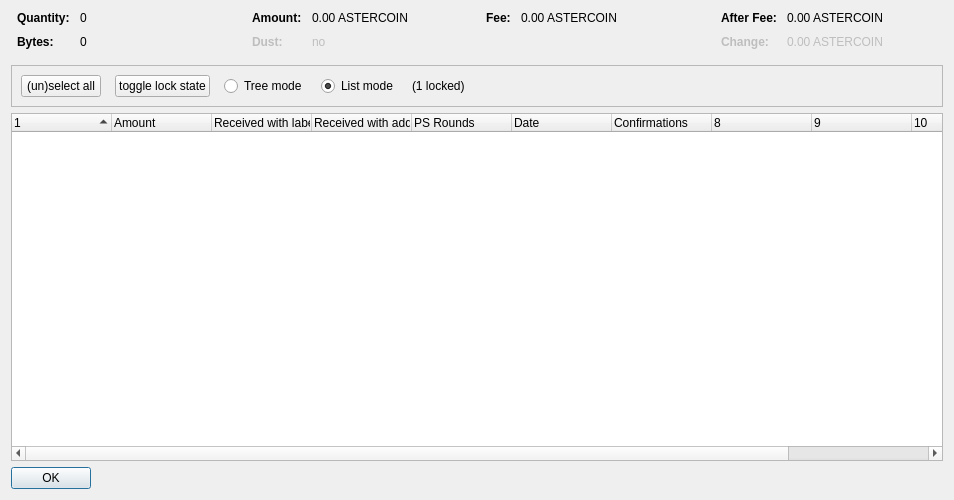
<?xml version="1.0" encoding="UTF-8"?>
<ui version="4.0">
 <class>CoinControlDialog</class>
 <widget class="QDialog" name="CoinControlDialog">
  <property name="geometry">
   <rect>
    <x>0</x>
    <y>0</y>
    <width>954</width>
    <height>500</height>
   </rect>
  </property>
  <property name="windowTitle">
   <string>Coin Selection</string>
  </property>
  <layout class="QVBoxLayout" name="verticalLayout">
   <item>
    <layout class="QHBoxLayout" name="horizontalLayoutTop" stretch="0,0,0,0">
     <property name="topMargin">
      <number>0</number>
     </property>
     <property name="bottomMargin">
      <number>10</number>
     </property>
     <item>
      <layout class="QFormLayout" name="formLayoutCoinControl1">
       <property name="horizontalSpacing">
        <number>10</number>
       </property>
       <property name="verticalSpacing">
        <number>10</number>
       </property>
       <property name="leftMargin">
        <number>6</number>
       </property>
       <property name="rightMargin">
        <number>6</number>
       </property>
       <item row="0" column="0">
        <widget class="QLabel" name="labelCoinControlQuantityText">
         <property name="font">
          <font>
           <weight>75</weight>
           <bold>true</bold>
          </font>
         </property>
         <property name="text">
          <string>Quantity:</string>
         </property>
        </widget>
       </item>
       <item row="0" column="1">
        <widget class="QLabel" name="labelCoinControlQuantity">
         <property name="cursor">
          <cursorShape>IBeamCursor</cursorShape>
         </property>
         <property name="contextMenuPolicy">
          <enum>Qt::ActionsContextMenu</enum>
         </property>
         <property name="text">
          <string notr="true">0</string>
         </property>
         <property name="textInteractionFlags">
          <set>Qt::LinksAccessibleByMouse|Qt::TextSelectableByKeyboard|Qt::TextSelectableByMouse</set>
         </property>
        </widget>
       </item>
       <item row="1" column="0">
        <widget class="QLabel" name="labelCoinControlBytesText">
         <property name="font">
          <font>
           <weight>75</weight>
           <bold>true</bold>
          </font>
         </property>
         <property name="text">
          <string>Bytes:</string>
         </property>
        </widget>
       </item>
       <item row="1" column="1">
        <widget class="QLabel" name="labelCoinControlBytes">
         <property name="cursor">
          <cursorShape>IBeamCursor</cursorShape>
         </property>
         <property name="contextMenuPolicy">
          <enum>Qt::ActionsContextMenu</enum>
         </property>
         <property name="text">
          <string notr="true">0</string>
         </property>
         <property name="textInteractionFlags">
          <set>Qt::LinksAccessibleByMouse|Qt::TextSelectableByKeyboard|Qt::TextSelectableByMouse</set>
         </property>
        </widget>
       </item>
      </layout>
     </item>
     <item>
      <layout class="QFormLayout" name="formLayoutCoinControl2">
       <property name="horizontalSpacing">
        <number>10</number>
       </property>
       <property name="verticalSpacing">
        <number>10</number>
       </property>
       <property name="leftMargin">
        <number>6</number>
       </property>
       <property name="rightMargin">
        <number>6</number>
       </property>
       <item row="0" column="0">
        <widget class="QLabel" name="labelCoinControlAmountText">
         <property name="font">
          <font>
           <weight>75</weight>
           <bold>true</bold>
          </font>
         </property>
         <property name="text">
          <string>Amount:</string>
         </property>
        </widget>
       </item>
       <item row="0" column="1">
        <widget class="QLabel" name="labelCoinControlAmount">
         <property name="cursor">
          <cursorShape>IBeamCursor</cursorShape>
         </property>
         <property name="contextMenuPolicy">
          <enum>Qt::ActionsContextMenu</enum>
         </property>
         <property name="text">
          <string notr="true">0.00 ASTERCOIN</string>
         </property>
         <property name="textInteractionFlags">
          <set>Qt::LinksAccessibleByMouse|Qt::TextSelectableByKeyboard|Qt::TextSelectableByMouse</set>
         </property>
        </widget>
       </item>
       <item row="1" column="0">
        <widget class="QLabel" name="labelCoinControlLowOutputText">
         <property name="enabled">
          <bool>false</bool>
         </property>
         <property name="font">
          <font>
           <weight>75</weight>
           <bold>true</bold>
          </font>
         </property>
         <property name="text">
          <string>Dust:</string>
         </property>
        </widget>
       </item>
       <item row="1" column="1">
        <widget class="QLabel" name="labelCoinControlLowOutput">
         <property name="enabled">
          <bool>false</bool>
         </property>
         <property name="cursor">
          <cursorShape>IBeamCursor</cursorShape>
         </property>
         <property name="contextMenuPolicy">
          <enum>Qt::ActionsContextMenu</enum>
         </property>
         <property name="text">
          <string notr="true">no</string>
         </property>
         <property name="textInteractionFlags">
          <set>Qt::LinksAccessibleByMouse|Qt::TextSelectableByKeyboard|Qt::TextSelectableByMouse</set>
         </property>
        </widget>
       </item>
      </layout>
     </item>
     <item>
      <layout class="QFormLayout" name="formLayoutCoinControl3">
       <property name="horizontalSpacing">
        <number>10</number>
       </property>
       <property name="verticalSpacing">
        <number>10</number>
       </property>
       <property name="leftMargin">
        <number>6</number>
       </property>
       <property name="rightMargin">
        <number>6</number>
       </property>
       <item row="0" column="0">
        <widget class="QLabel" name="labelCoinControlFeeText">
         <property name="font">
          <font>
           <weight>75</weight>
           <bold>true</bold>
          </font>
         </property>
         <property name="text">
          <string>Fee:</string>
         </property>
        </widget>
       </item>
       <item row="0" column="1">
        <widget class="QLabel" name="labelCoinControlFee">
         <property name="cursor">
          <cursorShape>IBeamCursor</cursorShape>
         </property>
         <property name="contextMenuPolicy">
          <enum>Qt::ActionsContextMenu</enum>
         </property>
         <property name="text">
          <string notr="true">0.00 ASTERCOIN</string>
         </property>
         <property name="textInteractionFlags">
          <set>Qt::LinksAccessibleByMouse|Qt::TextSelectableByKeyboard|Qt::TextSelectableByMouse</set>
         </property>
        </widget>
       </item>
      </layout>
     </item>
     <item>
      <layout class="QFormLayout" name="formLayoutCoinControl4">
       <property name="horizontalSpacing">
        <number>10</number>
       </property>
       <property name="verticalSpacing">
        <number>10</number>
       </property>
       <property name="leftMargin">
        <number>6</number>
       </property>
       <property name="rightMargin">
        <number>6</number>
       </property>
       <item row="0" column="0">
        <widget class="QLabel" name="labelCoinControlAfterFeeText">
         <property name="font">
          <font>
           <weight>75</weight>
           <bold>true</bold>
          </font>
         </property>
         <property name="text">
          <string>After Fee:</string>
         </property>
        </widget>
       </item>
       <item row="0" column="1">
        <widget class="QLabel" name="labelCoinControlAfterFee">
         <property name="cursor">
          <cursorShape>IBeamCursor</cursorShape>
         </property>
         <property name="contextMenuPolicy">
          <enum>Qt::ActionsContextMenu</enum>
         </property>
         <property name="text">
          <string notr="true">0.00 ASTERCOIN</string>
         </property>
         <property name="textInteractionFlags">
          <set>Qt::LinksAccessibleByMouse|Qt::TextSelectableByKeyboard|Qt::TextSelectableByMouse</set>
         </property>
        </widget>
       </item>
       <item row="1" column="0">
        <widget class="QLabel" name="labelCoinControlChangeText">
         <property name="enabled">
          <bool>false</bool>
         </property>
         <property name="font">
          <font>
           <weight>75</weight>
           <bold>true</bold>
          </font>
         </property>
         <property name="text">
          <string>Change:</string>
         </property>
        </widget>
       </item>
       <item row="1" column="1">
        <widget class="QLabel" name="labelCoinControlChange">
         <property name="enabled">
          <bool>false</bool>
         </property>
         <property name="cursor">
          <cursorShape>IBeamCursor</cursorShape>
         </property>
         <property name="contextMenuPolicy">
          <enum>Qt::ActionsContextMenu</enum>
         </property>
         <property name="text">
          <string notr="true">0.00 ASTERCOIN</string>
         </property>
         <property name="textInteractionFlags">
          <set>Qt::LinksAccessibleByMouse|Qt::TextSelectableByKeyboard|Qt::TextSelectableByMouse</set>
         </property>
        </widget>
       </item>
      </layout>
     </item>
    </layout>
   </item>
   <item>
    <widget class="QFrame" name="frame">
     <property name="minimumSize">
      <size>
       <width>0</width>
       <height>40</height>
      </size>
     </property>
     <property name="frameShape">
      <enum>QFrame::StyledPanel</enum>
     </property>
     <property name="frameShadow">
      <enum>QFrame::Sunken</enum>
     </property>
     <layout class="QHBoxLayout" name="horizontalLayout">
      <item>
       <layout class="QHBoxLayout" name="horizontalLayoutPanel" stretch="0,0,0,0,0,0">
        <property name="spacing">
         <number>14</number>
        </property>
        <item>
         <widget class="QPushButton" name="pushButtonSelectAll">
          <property name="sizePolicy">
           <sizepolicy hsizetype="Maximum" vsizetype="Fixed">
            <horstretch>0</horstretch>
            <verstretch>0</verstretch>
           </sizepolicy>
          </property>
          <property name="text">
           <string>(un)select all</string>
          </property>
          <property name="autoDefault">
           <bool>false</bool>
          </property>
         </widget>
        </item>
        <item>
         <widget class="QPushButton" name="pushButtonToggleLock">
          <property name="sizePolicy">
           <sizepolicy hsizetype="Maximum" vsizetype="Fixed">
            <horstretch>0</horstretch>
            <verstretch>0</verstretch>
           </sizepolicy>
          </property>
          <property name="text">
           <string>toggle lock state</string>
          </property>
          <property name="autoDefault">
           <bool>false</bool>
          </property>
         </widget>
        </item>
        <item>
         <widget class="QRadioButton" name="radioTreeMode">
          <property name="sizePolicy">
           <sizepolicy hsizetype="Maximum" vsizetype="Fixed">
            <horstretch>0</horstretch>
            <verstretch>0</verstretch>
           </sizepolicy>
          </property>
          <property name="text">
           <string>Tree mode</string>
          </property>
         </widget>
        </item>
        <item>
         <widget class="QRadioButton" name="radioListMode">
          <property name="sizePolicy">
           <sizepolicy hsizetype="Maximum" vsizetype="Fixed">
            <horstretch>0</horstretch>
            <verstretch>0</verstretch>
           </sizepolicy>
          </property>
          <property name="text">
           <string>List mode</string>
          </property>
          <property name="checked">
           <bool>true</bool>
          </property>
         </widget>
        </item>
        <item>
         <widget class="QLabel" name="labelLocked">
          <property name="text">
           <string>(1 locked)</string>
          </property>
         </widget>
        </item>
        <item>
         <spacer name="horizontalSpacer">
          <property name="orientation">
           <enum>Qt::Horizontal</enum>
          </property>
          <property name="sizeHint" stdset="0">
           <size>
            <width>40</width>
            <height>20</height>
           </size>
          </property>
         </spacer>
        </item>
       </layout>
      </item>
     </layout>
    </widget>
   </item>
   <item>
    <widget class="CoinControlTreeWidget" name="treeWidget">
     <property name="contextMenuPolicy">
      <enum>Qt::CustomContextMenu</enum>
     </property>
     <property name="sortingEnabled">
      <bool>false</bool>
     </property>
     <property name="columnCount">
      <number>11</number>
     </property>
     <attribute name="headerShowSortIndicator" stdset="0">
      <bool>true</bool>
     </attribute>
     <attribute name="headerStretchLastSection">
      <bool>false</bool>
     </attribute>
     <column>
      <property name="text">
       <string/>
      </property>
     </column>
     <column>
      <property name="text">
       <string>Amount</string>
      </property>
     </column>
     <column>
      <property name="text">
       <string>Received with label</string>
      </property>
     </column>
     <column>
      <property name="text">
       <string>Received with address</string>
      </property>
     </column>
     <column>
      <property name="text">
       <string>PS Rounds</string>
      </property>
     </column>
     <column>
      <property name="text">
       <string>Date</string>
      </property>
     </column>
     <column>
      <property name="text">
       <string>Confirmations</string>
      </property>
      <property name="toolTip">
       <string>Confirmed</string>
      </property>
     </column>
     <column>
      <property name="text">
       <string/>
      </property>
     </column>
     <column>
      <property name="text">
       <string/>
      </property>
     </column>
     <column>
      <property name="text">
       <string/>
      </property>
     </column>
     <column>
      <property name="text">
       <string/>
      </property>
     </column>
    </widget>
   </item>
   <item>
    <widget class="QDialogButtonBox" name="buttonBox">
     <property name="sizePolicy">
      <sizepolicy hsizetype="Maximum" vsizetype="Fixed">
       <horstretch>0</horstretch>
       <verstretch>0</verstretch>
      </sizepolicy>
     </property>
     <property name="orientation">
      <enum>Qt::Horizontal</enum>
     </property>
     <property name="standardButtons">
      <set>QDialogButtonBox::Ok</set>
     </property>
    </widget>
   </item>
  </layout>
 </widget>
 <customwidgets>
  <customwidget>
   <class>CoinControlTreeWidget</class>
   <extends>QTreeWidget</extends>
   <header>coincontroltreewidget.h</header>
  </customwidget>
 </customwidgets>
 <resources/>
 <connections/>
</ui>
